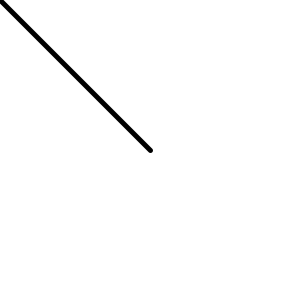
Frame 1 (no input)
Frame 60 (the mouse pressed at the canvas centre just before this capture): identical to frame 1, image omitted
Frame 120 (the mouse held since frame 60 and released just before this capture): blank canvas, image omitted

The Processing sketch that drew this single still picture (run headless with seeded random() and noise(); from frame 60 on, the mouse is pressed at the canvas centre):

// Processing sketch: Programing1Lesson08Sample03
// ── Programing1Lesson08Sample03.pde
void setup() {
  size(300,300);
  strokeWeight(5);
}

void draw() {
  background(255);//うにから一本線を引く様に変更
  line(width/2, height/2, mouseX, mouseY);
}
 
